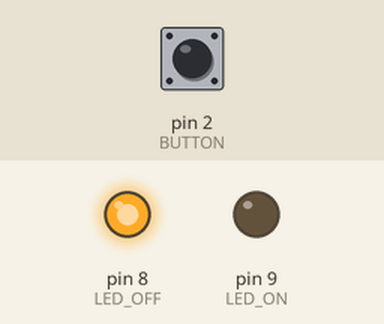
A sketch run on a simulated Arduino Uno, built with avr-gcc and run on an emulated ATmega328P. Shown: output pins drawn as LEDs (lit = HIGH). The inputs (shaded band) are chosen by the test bench; at power-on: pin 2 (BUTTON) LOW.

Above: at 1.2 s.
1.3 s: pin 2 (BUTTON) pulled HIGH for 0.15 s
At 2.2 s:
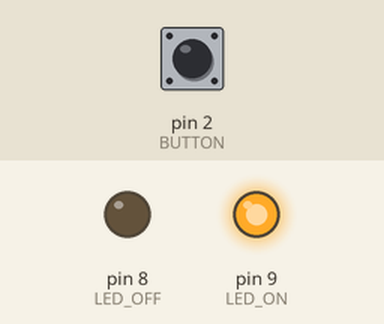
2.9 s: pin 2 (BUTTON) pulled HIGH for 1 s
At 3.4 s:
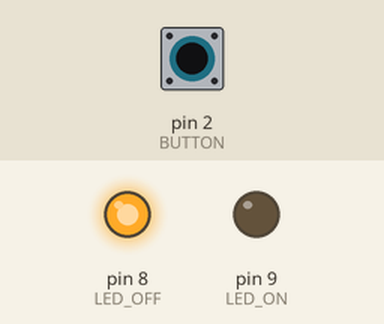
5.4 s: pin 2 (BUTTON) pulled HIGH for 3.2 s
At 6.5 s:
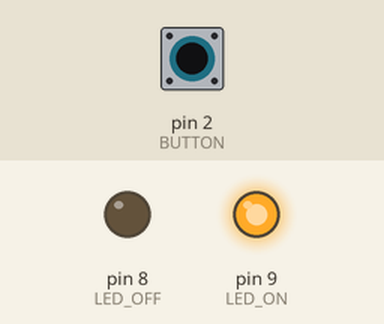
Timing chart, 0 to 8.4 s (numbered marks = the images above; inputs shaded):
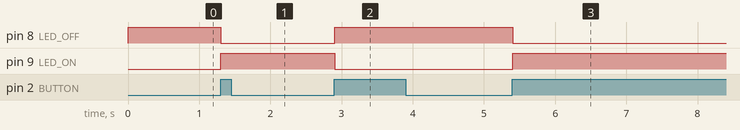

The sketch:

coche.ino
```cpp
// (licence header left out)
const int LED_ON=9;				//Conexion del led, rele, led boton arriba
const int LED_OFF=8;			//Conexion del led boton abajo
const int BUTTON=2;				//Conexion del boton
boolean lastButton = LOW;		//contiene el estado anterion del boton
boolean currentButton = LOW;	//Contiene el estado actual del boton
boolean ledOn = false;			//The present state of the LED (on/off)

void setup() {
	pinMode (LED_ON, OUTPUT);
	pinMode (LED_OFF, OUTPUT);
	pinMode (BUTTON, INPUT);
}


/*
* Debouncing Function
* Pass it the previous button state,
* and get back the current debounced button state.
*/
boolean debounce(boolean last) {
	boolean current = digitalRead(BUTTON);		//Read the button state
	if (last != current) {						//if it's different?
		delay(5);								//wait 5ms
		current = digitalRead(BUTTON);			//read it again
	}
	return current;								//return the current value
}


void loop() {
	currentButton = debounce(lastButton);				//read debounced state
	if (lastButton == LOW && currentButton == HIGH)		//if it was pressed?
		ledOn = !ledOn;									//toggle the LED value

	lastButton = currentButton;							//reset button value

	digitalWrite(LED_ON, ledOn);						//cambia led arriba
	digitalWrite(LED_OFF, !ledOn);						//cambia led abajo
}
```

Measured:
- after the input at 1.3 s, pin 8 (LED_OFF): HIGH → LOW at once; pin 9 (LED_ON): LOW → HIGH at once
- after the input at 2.9 s, pin 8 (LED_OFF): LOW → HIGH at once; pin 9 (LED_ON): HIGH → LOW at once
- after the input at 5.4 s, pin 8 (LED_OFF): HIGH → LOW at once; pin 9 (LED_ON): LOW → HIGH at once
